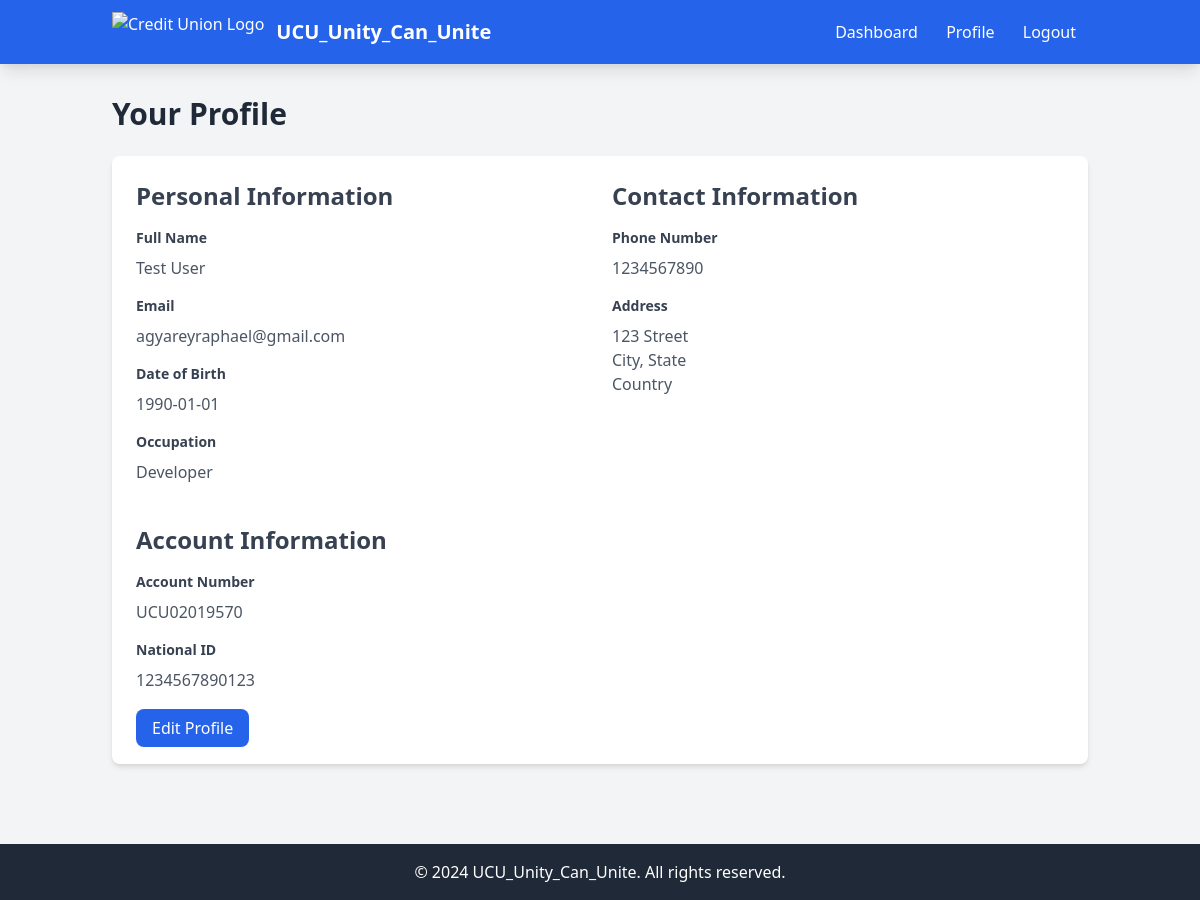
The app's page /profile (signed in) with its own data.
### app.py (models this page shows, shortened)
class User(UserMixin, db.Model):
    __tablename__ = 'user'
    id = db.Column(db.Integer, primary_key=True)
    email = db.Column(db.String(120), unique=True, nullable=False)
    password_hash = db.Column(db.String(128), nullable=False)
    is_verified = db.Column(db.Boolean, default=False)
    is_admin = db.Column(db.Boolean, default=False)
    national_id = db.Column(db.String(20), unique=True, nullable=False)
    account_number = db.Column(db.String(20), unique=True)
    first_name = db.Column(db.String(50), nullable=False)
    last_name = db.Column(db.String(50), nullable=False)
    other_names = db.Column(db.String(50), nullable=True)
    date_of_birth = db.Column(db.Date, nullable=False)
    occupation = db.Column(db.String(100), nullable=False)
    phone_number = db.Column(db.String(20), nullable=False)
    address = db.Column(db.String(200), nullable=False)
    city = db.Column(db.String(100), nullable=False)
    state = db.Column(db.String(100), nullable=False)
    country = db.Column(db.String(100), nullable=False)
    national_id_file = db.Column(db.String(255), nullable=True)  # File path to uploaded National ID
    contributions = db.relationship('Contribution', backref='user', lazy=True)
    loans = db.relationship('Loan', backref='user', lazy=True, foreign_keys='Loan.user_id')
    guarantees = db.relationship('Loan', backref='guarantor', lazy=True, foreign_keys='Loan.guarantor_id')

### app.py (the view)
@app.route('/profile')
@login_required
def profile():
    return render_template('profile.html', user=current_user)

### app.py (called while the page is built)
@login_manager.user_loader
def load_user(user_id):
    return User.query.get(int(user_id))

### templates/profile.html (shortened to what this page needs)
<!DOCTYPE html>
<html lang="en">
  <head>
    <link
      href="https://cdnjs.cloudflare.com/ajax/libs/tailwindcss/2.2.19/tailwind.min.css"
      rel="stylesheet"
    />
  </head>
  <body class="bg-gray-100">
    <nav class="bg-blue-600 text-white shadow-lg">
      <div
        class="container mx-auto px-6 py-3 flex justify-between items-center"
      >
        <div class="flex items-center">
          <img
            src="/api/placeholder/200/60"
            alt="Credit Union Logo"
            class="h-10 mr-3"
          />
          <span class="font-bold text-xl">UCU_Unity_Can_Unite</span>
        </div>
        <div>
          <a href="/dashboard" class="mx-3 hover:text-blue-200">Dashboard</a>
          <a href="/profile" class="mx-3 hover:text-blue-200">Profile</a>
          <a href="/logout" class="mx-3 hover:text-blue-200">Logout</a>
        </div>
      </div>
    </nav>
    <div class="container mx-auto px-6 py-8">
      <h1 class="text-3xl font-bold text-gray-800 mb-6">Your Profile</h1>
      <div class="bg-white rounded-lg shadow-md p-6">
        <div class="grid grid-cols-1 md:grid-cols-2 gap-6">
          <div>
            <h2 class="text-2xl font-semibold mb-4 text-gray-700">
              Personal Information
            </h2>
            <div class="mb-4">
              <label class="block text-gray-700 text-sm font-bold mb-2"
                >Full Name</label
              >
              <p class="text-gray-600">
                {{ user.first_name }} {{ user.last_name }}
              </p>
            </div>
            <div class="mb-4">
              <label class="block text-gray-700 text-sm font-bold mb-2"
                >Email</label
              >
              <p class="text-gray-600">{{ user.email }}</p>
            </div>
            <div class="mb-4">
              <label class="block text-gray-700 text-sm font-bold mb-2"
                >Date of Birth</label
              >
              <p class="text-gray-600">{{ user.date_of_birth }}</p>
            </div>
            <div class="mb-4">
              <label class="block text-gray-700 text-sm font-bold mb-2"
                >Occupation</label
              >
              <p class="text-gray-600">{{ user.occupation }}</p>
            </div>
          </div>
          <div>
            <h2 class="text-2xl font-semibold mb-4 text-gray-700">
              Contact Information
            </h2>
            <div class="mb-4">
              <label class="block text-gray-700 text-sm font-bold mb-2"
                >Phone Number</label
              >
              <p class="text-gray-600">{{ user.phone_number }}</p>
            </div>
            <div class="mb-4">
              <label class="block text-gray-700 text-sm font-bold mb-2"
                >Address</label
              >
              <p class="text-gray-600">{{ user.address }}</p>
              <p class="text-gray-600">
                {{ user.city }}, {{ user.state }} {{ user.zip_code }}
              </p>
              <p class="text-gray-600">{{ user.country }}</p>
            </div>
          </div>
        </div>
        <div class="mt-6">
          <h2 class="text-2xl font-semibold mb-4 text-gray-700">
            Account Information
          </h2>
          <div class="mb-4">
            <label class="block text-gray-700 text-sm font-bold mb-2"
              >Account Number</label
            >
            <p class="text-gray-600">{{ user.account_number }}</p>
          </div>
          <div class="mb-4">
            <label class="block text-gray-700 text-sm font-bold mb-2"
              >National ID</label
            >
            <p class="text-gray-600">{{ user.national_id }}</p>
          </div>
        </div>
        <div class="mt-6">
          <a
            href="/edit-profile"
            class="bg-blue-600 text-white py-2 px-4 rounded-lg hover:bg-blue-700 transition duration-300"
            >Edit Profile</a
          >
        </div>
      </div>
    </div>
    <footer class="bg-gray-800 text-white py-4 mt-12">
      <div class="container mx-auto px-6 text-center">
        <p>&copy; 2024 UCU_Unity_Can_Unite. All rights reserved.</p>
      </div>
    </footer>
  </body>
</html>

### records on screen
User: first_name "Test", last_name "User", email "agyareyraphael@gmail.com", date_of_birth "1990-01-01", occupation "Developer", phone_number "1234567890", address "123 Street", city "City", state "State", country "Country", account_number "UCU02019570", national_id "1234567890123"
